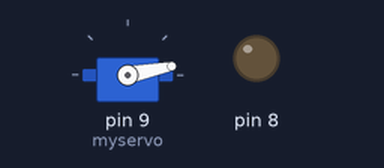
Simulated run of this sketch. Board: Arduino Uno, built with avr-gcc and run on an emulated ATmega328P. Shown: servo, output pins drawn as LEDs (lit = HIGH). Random numbers use the default seed unless the sketch sets one; what the sketch prints to the serial monitor is not drawn.

Above: at 0.15 s.
At 9.26 s:
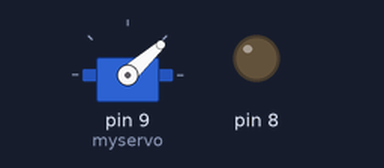
At 19.49 s:
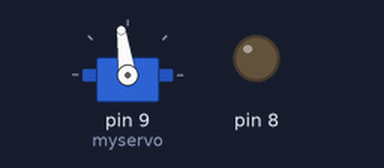
At 39.1 s:
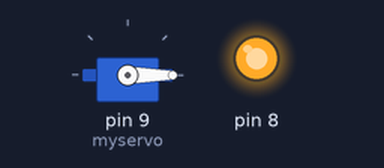
Timing chart, 0 to 40.0 s (numbered marks = the images above):
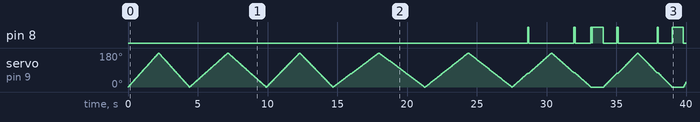

The sketch:

472a3.ino
```cpp
#include <Servo.h>

Servo myservo;  // create servo object to control a servo
// twelve servo objects can be created on most boards

int pos = 0;    // variable to store the servo position
int randNumber1;
int randNumber2;
int randNumber3;
int randNumber4 = 181;
int randNumber5 = 0;
boolean hasHit = false;
boolean willHit = false;
int c = 0;


void setup() {
  myservo.attach(9);
  pinMode(8,OUTPUT);
  Serial.begin(9600);
}

void loop() {
  randNumber1 = random(5, 21);
  randNumber2 = random(1, 5);
  randNumber5 = random(1,4);
  if(randNumber5 == 1) {
    willHit = true;
  }
  if(randNumber2 == 1 && hasHit == false && willHit == true) {
    digitalWrite(8, HIGH);
    c = 1;
    Serial.println(c);
    delay(800);
    digitalWrite(8,LOW);
    hasHit == true;
  }
  c = 0;
  Serial.println(c);
  for (pos = 0; pos <= 180; pos += 1) {
    if(randNumber2 == 2 && hasHit == false && willHit == true) {
      randNumber4 = random(0,180);
      hasHit == true;
    }
    if(randNumber4 == pos) {
      digitalWrite(8,HIGH);
      c = 1;
      Serial.println(c);
      delay(80);
      digitalWrite(8,LOW);

    }
    c = 0;
    Serial.println(c);
    myservo.write(pos);
    delay(randNumber1);
  }
  for (pos = 180; pos >= 0; pos -= 1) {
    if(randNumber2 == 3 && hasHit == false && willHit == true) {
      randNumber4 = random(0,180);
      hasHit == true;
    }
    if(randNumber4 == pos) {
      digitalWrite(8,HIGH);
      c = 1;
      Serial.println(c);
      delay(80);
      digitalWrite(8,LOW);
    }
    myservo.write(pos);
    delay(randNumber1);
    c = 0;
    Serial.println(c);
  }
  if(randNumber2 == 4) {
    digitalWrite(8, HIGH);
    c = 1;
    Serial.println(c);
    delay(80);
    digitalWrite(8,LOW);
    hasHit == true;
  }
  c = 0;
  Serial.println(c);
  delay(randNumber1);
}
```
